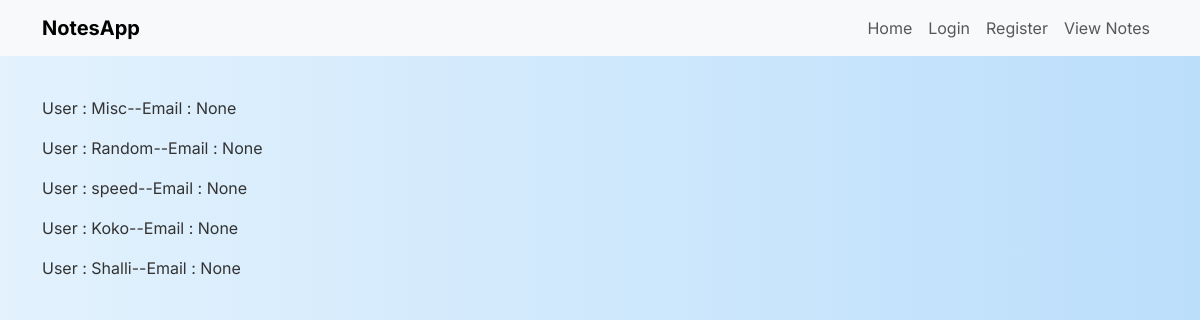
Before: /view (signed in) with the older database file.
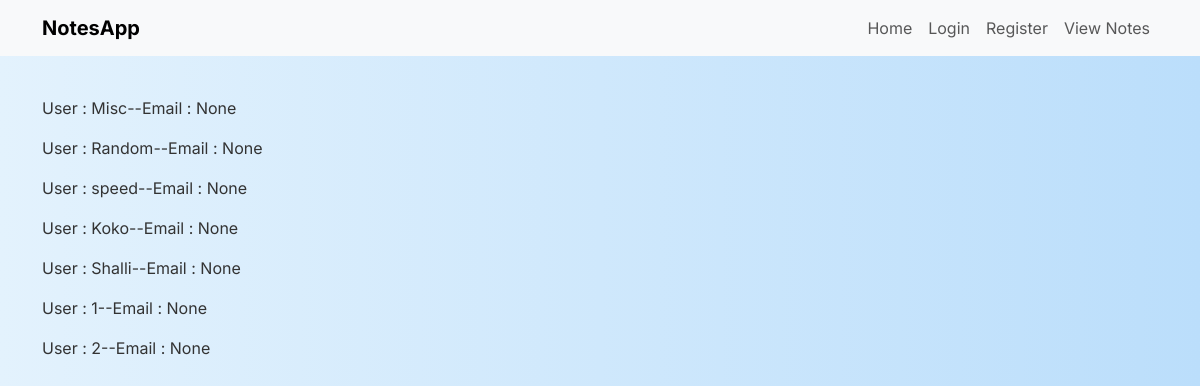
After: the same page with the newer database file.
### app.py (models this page shows, shortened)
class Users(db.Model, UserMixin):
    id = db.Column("id",db.Integer, primary_key=True)
    name = db.Column(db.String(100), nullable=False, unique=True)
    email = db.Column(db.String(100))
    password = db.Column(db.String(255), nullable=False)
    notes = db.relationship("Notes", backref = "user", lazy = True)

### app.py (the view)
@app.route("/view")
@login_required
def view():
    info = Users.query.all()
    return (render_template('view.html', info=info))

### app.py (called while the page is built)
@login_manager.user_loader
def load_user(user_id):
    return Users.query.get(int(user_id))

### templates/view.html
{% extends "base.html"%}
{% block content %}
    {% for item in info %}
        <p>User : {{item.name}}--Email : {{item.email}}</p>
    {% endfor %}
{% endblock %}

### templates/base.html (shortened to what this page needs)
<!DOCTYPE html>
<html lang="en">
  <head>
    <link
      href="https://cdn.jsdelivr.net/npm/bootstrap@5.3.6/dist/css/bootstrap.min.css"
      rel="stylesheet"
    />
    <link
      rel="stylesheet"
      href="{{ url_for('static', filename='base.css') }}"
    />
  </head>
  <body>
    <nav class="navbar navbar-expand-lg bg-light">
      <div class="container">
        <a class="navbar-brand" href="/user">NotesApp</a>
        <div class="collapse navbar-collapse" id="navbarNav">
          <ul class="navbar-nav ms-auto">
            <li class="nav-item">
              <a class="nav-link" href="/user">Home</a>
            </li>
            <li class="nav-item">
              <a class="nav-link" href="/login">Login</a>
            </li>
            <li class="nav-item">
              <a class="nav-link" href="/register">Register</a>
            </li>
            <li class="nav-item">
              <a class="nav-link" href="/notes">View Notes</a>
            </li>
          </ul>
        </div>
      </div>
    </nav>
    <div class="container content-area">
       {% block content %}{% endblock %}
    </div>
  </body>
</html>

### static/base.css (style rules this page uses)
* { margin: 0; padding: 0; box-sizing: border-box; }
body { font-family: "Quicksand", sans-serif; background: linear-gradient(to right, #e3f2fd, #bbdefb); color: #333; min-height: 100vh; padding-bottom: 4rem; }

### templates/base.html (style rules this page uses)
body { font-family: "Inter", sans-serif; background-color: #f8f9fa; }
.navbar-brand { font-weight: bold; }
.content-area { margin-top: 40px; }

Changed rows visible on the page:
added Users: name "1", email "None"
added Users: name "2", email "None"
